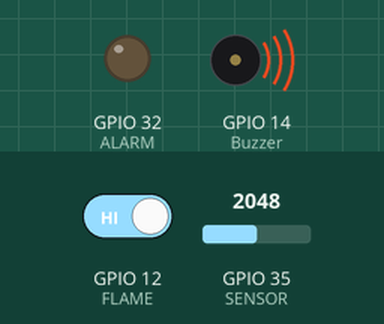
The sketch below on a simulated ESP32. On the bench: output pins drawn as LEDs (lit = HIGH), buzzer (waves = sounding, pin HIGH). The inputs (shaded band) are chosen by the test bench; at power-on: GPIO 12 (FLAME) HIGH, GPIO 35 (SENSOR) = 2048. WiFi joins after 1.5 s; servers stay silent unless stated; what the sketch prints to the serial monitor is not drawn.

Above: at 3.0 s.
3.1 s: GPIO 12 (FLAME) driven LOW
At 4.3 s:
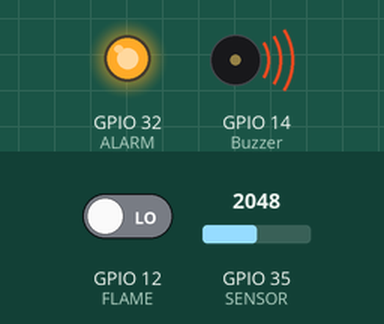
4.6 s: GPIO 35 (SENSOR) set to 433
6.3 s: GPIO 35 (SENSOR) set to 366
At 7.1 s:
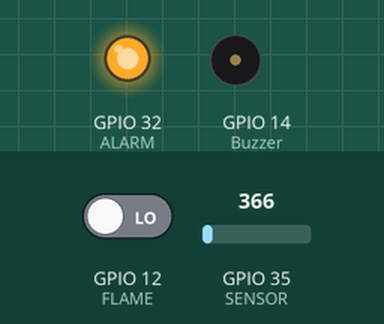
7.8 s: GPIO 35 (SENSOR) set to 440
At 8.2 s:
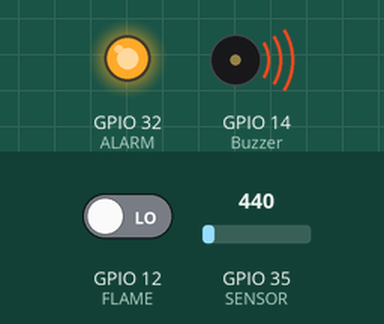
9.3 s: GPIO 35 (SENSOR) set to 360
At 10.6 s:
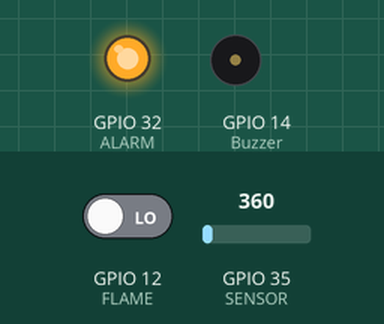
Timing chart, 0 to 11.8 s (numbered marks = the images above; inputs shaded):
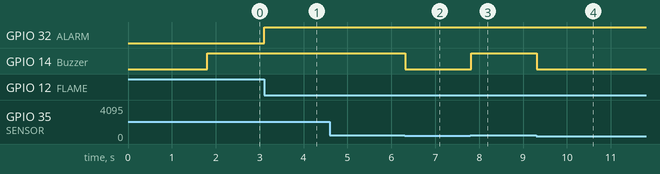

The sketch:

prototype_1.02.ino
```cpp
#include <Blynk.h>

#include <WiFi.h>
#include <WiFiClient.h>
#include <WiFiServer.h>
#include <WiFiUdp.h>

#include <ThingSpeak.h>
#include <Adafruit_Sensor.h>
#include <DHT.h>
#include <DHT_U.h>
#include <BlynkSimpleEsp32.h>// Blynk library included from here:https://github.com/blynkkk/blynk-library/releases/latest
String apikey = "5JKMFH4GXYCYTXQE";
// char ssid= 'Icloud';
// char pass= 'arnob0162';
 char server= 'api.thingspeak.com';


#define FLAME 12 // connect DO pin of sensor to this pin
#define ALARM 32 // pin 8 for Alarm
#define DHTPIN 34     // Digital pin connected to the DHT sensor
#define Buzzer 14
#define SENSOR 35
int sensorValue = 0 ;
char auth[] = "P1yG69YN4AxEwYFfeSuqYAw7j7RmJDVH";//authcode of blynk
char ssid[] = "dishting dishting_plus";//wifi credentials.
char pass[] = "01521331371";//wifi password


#define DHTTYPE    DHT11     // DHT 11


DHT_Unified dht(DHTPIN, DHTTYPE);

uint32_t delayMS;

void setup() {
  Serial.begin(9600);
  // Initialize device.
  Blynk.begin(auth, ssid, pass);
  dht.begin();
  pinMode(FLAME, INPUT);//define FLAME input pin
  pinMode(ALARM, OUTPUT);//define ALARM output pin
  pinMode(Buzzer, OUTPUT);

  sensor_t sensor;
  dht.temperature().getSensor(&sensor);


  dht.humidity().getSensor(&sensor);
  delayMS = sensor.min_delay / 1000;
}

void loop() {
    Blynk.run();// library code run

  int fire = digitalRead(FLAME);// read FLAME sensor


  if( fire != HIGH)
  {
    digitalWrite(ALARM,HIGH);// set the buzzer ON

  }else{
    digitalWrite(ALARM,LOW); // Set the buzzer OFF
    }

int sensorValue = analogRead(SENSOR);
Serial.print("Value: ");
Serial.print(sensorValue);
if(sensorValue>=400){
  digitalWrite(Buzzer,HIGH);
}
else{
  digitalWrite(Buzzer,LOW);

} }
```

Measured:
- the behaviour switches between 400 and 399 on GPIO 35 (SENSOR) (found by bisection; images 1 and 2)
- after the input at 3.1 s, GPIO 32 (ALARM): LOW → HIGH at once
- after the input at 4.6 s, every drawn part: stays the same
- after the input at 6.3 s, GPIO 14 (Buzzer): HIGH → LOW at once
- after the input at 7.8 s, GPIO 14 (Buzzer): LOW → HIGH at once
- after the input at 9.3 s, GPIO 14 (Buzzer): HIGH → LOW at once
